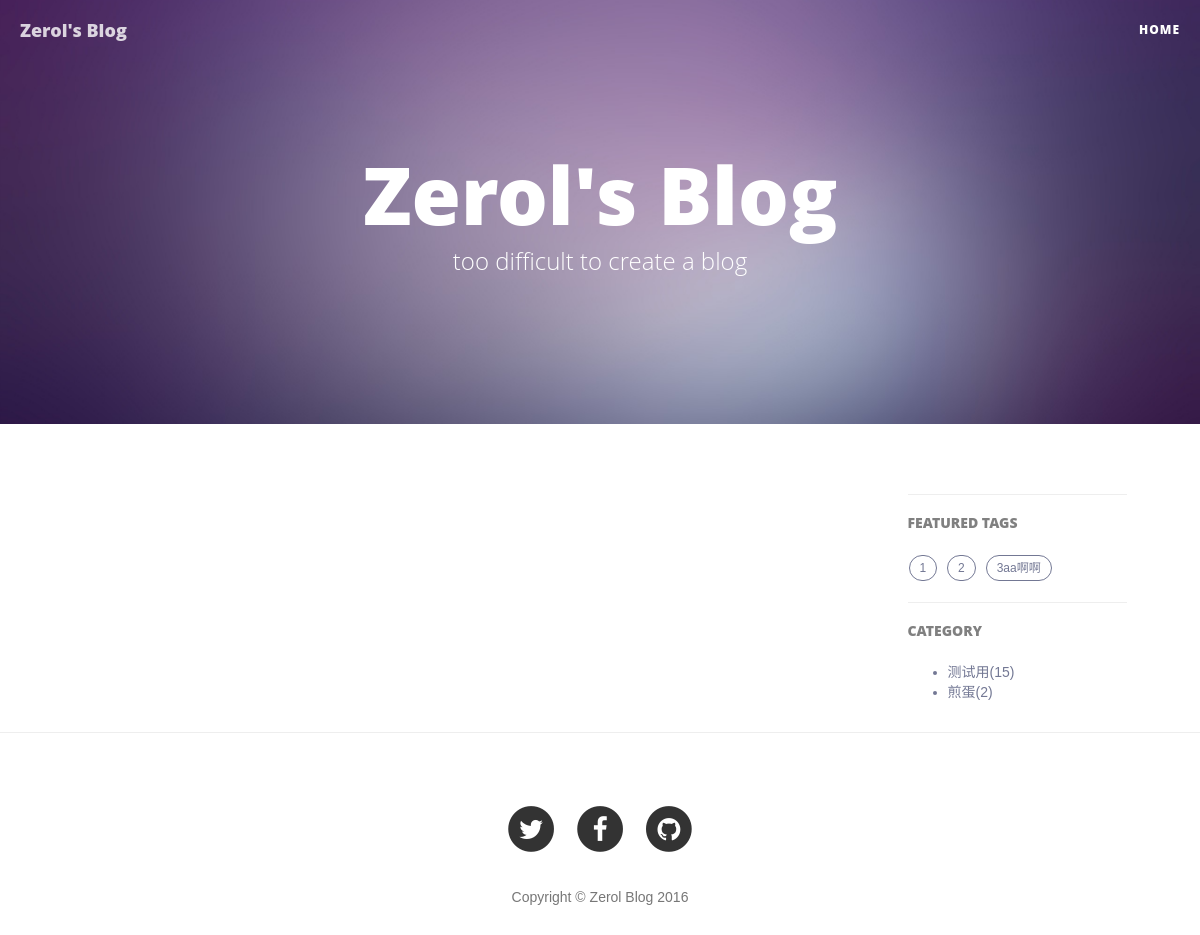
The page /blog/category/6/1 on the database as committed earlier.
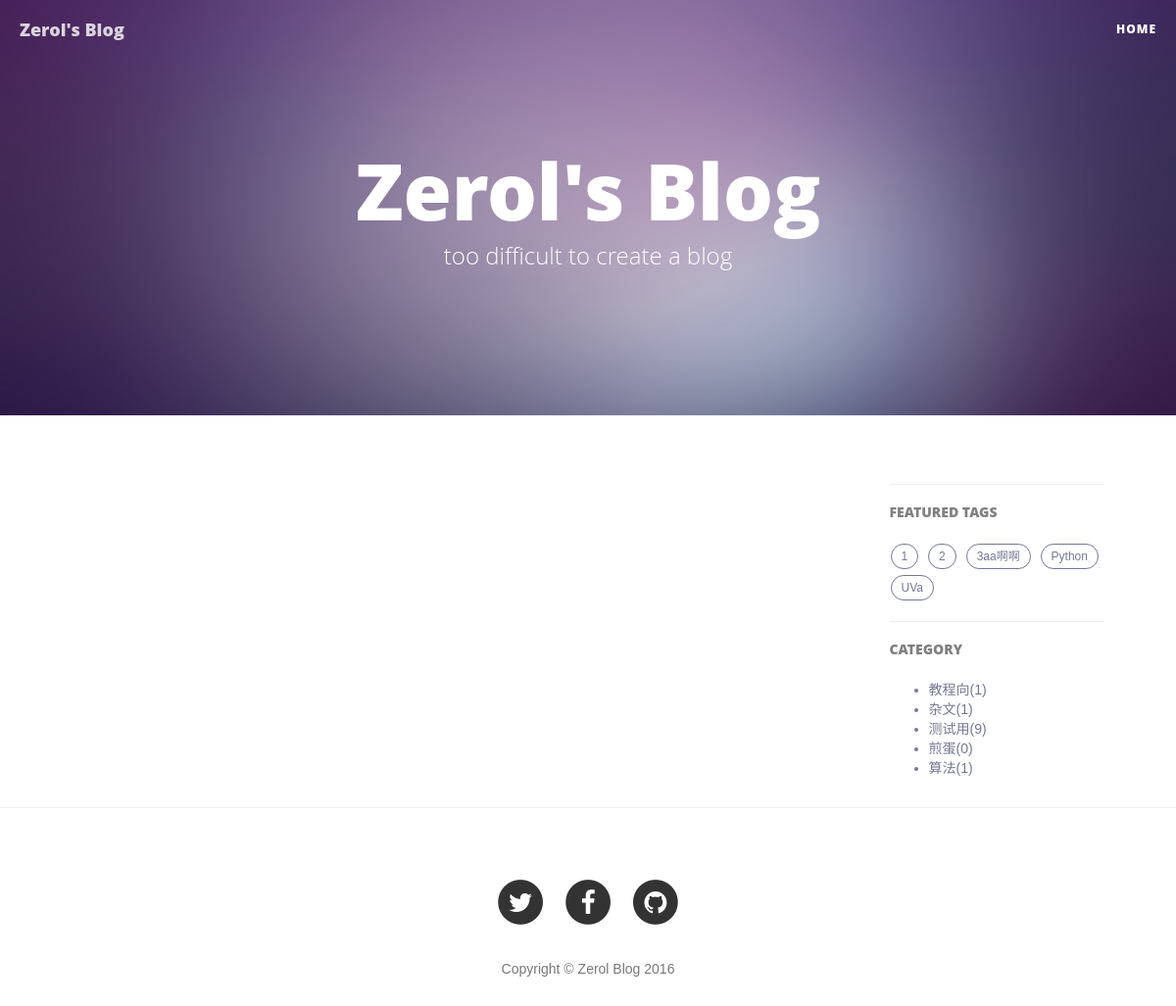
The same page on the database as committed later.
### blog/models.py (models this page shows, shortened)
class Tag(models.Model):
    name = models.CharField('标签名', max_length=20)
    created_time = models.DateTimeField('创建时间', auto_now_add=True)
    last_modified_time = models.DateTimeField('修改时间', auto_now=True)

class Category(models.Model):
    name = models.CharField('类名', max_length=20)
    created_time = models.DateTimeField('创建时间', auto_now_add=True)
    last_modified_time = models.DateTimeField('修改时间', auto_now=True)

### blog/views.py (the view)
# urls.py: url(r'^category/(?P<category_id>\d+)/(?P<page>\d+)$', views.CategoryView.as_view(), name='category'),
class CategoryView(ListView):
    template_name = "index.html"
    context_object_name = "article_list"
    paginate_by = 7
    def get_queryset(self):
        article_list = Article.objects.filter(status='p', category=self.kwargs['category_id'])
        for article in article_list:
            article.body = markdown2.markdown(article.body, extras=['fenced-code-blocks'])
        return article_list
    def get_context_data(self, **kwargs):
        kwargs['category_list'] = Category.objects.all().order_by('name')
        kwargs['tag_list'] = Tag.objects.all().order_by('name')
        return super(CategoryView, self).get_context_data(**kwargs)

### templates/index.html (shortened to what this page needs)
{% extends 'base-index.html' %}
{% block tags %}
    {% for tag in tag_list %}
        <a href="{% url 'blog:tag' tag.pk 1 %}" title="{{ tag.name }}">
            {{ tag.name }}
        </a>
    {% endfor %}
{% endblock %}
{% block category %}
    <ul>
        {% for category in category_list %}
            <li>
                <a href="{% url 'blog:category' category.pk 1 %}" title="{{ category.name }}">
                    {{ category.name }}({{ category.article_set.count }})
                </a>
            </li>
        {% endfor %}
    </ul>
{% endblock %}

### templates/base-index.html (shortened to what this page needs)
{% extends 'base.html' %}
{% load staticfiles %}
{% block body %}
    <header class="intro-header" style="background-image: url('{% static 'img/home-bg.jpg' %}')">
        <div class="container">
            <div class="row">
                <div class="col-lg-8 col-lg-offset-2 col-md-10 col-md-offset-1">
                    <div class="site-heading">
                        <h1>Zerol's Blog</h1>
                        <span class="subheading">too difficult to create a blog</span>
                    </div>
                </div>
            </div>
        </div>
    </header>
    <div class="container">
        <div class="row">
    		<div class="
                col-lg-8 col-lg-offset-1
                col-md-8 col-md-offset-1
                col-sm-12
                col-xs-12
                post-container
            ">
            </div>
            <div class="
                col-lg-3 col-lg-offset-0
                col-md-3 col-md-offset-0
                col-sm-12
                col-xs-12
                sidebar-container
            ">
                <section>
                    <hr class="hidden-sm hidden-xs">
                    <h5>FEATURED TAGS</h5>
                    <div class="tags">
                        {% block tags %}{% endblock %}
                    </div>
                    <hr class="hidden-sm hidden-xs">
                    <h5>CATEGORY</h5>
                    <div>
                        {% block category %}{% endblock %}
                    </div>
                </section>
    		</div>
        </div>
    </div>
    <hr>
{% endblock %}

### templates/base.html (shortened to what this page needs)
{% load staticfiles %}
<!DOCTYPE html>
<html lang="zh-cn">
<head>
    <link href="{% static 'vendor/bootstrap/css/bootstrap.min.css' %}" rel="stylesheet">
    <link href="{% static 'css/clean-blog.min.css' %}" rel="stylesheet">
    <link href="{% static 'vendor/font-awesome/css/font-awesome.min.css' %}" rel="stylesheet" type="text/css">
    <link href="{% static 'css/highlight.css' %}" rel="stylesheet">
</head>
<body>
    <nav class="navbar navbar-default navbar-custom navbar-fixed-top">
        <div class="container-fluid">
            <div class="navbar-header page-scroll">
                <a class="navbar-brand" href="index.html">Zerol's Blog</a>
            </div>
            <div class="collapse navbar-collapse" id="bs-example-navbar-collapse-1">
                <ul class="nav navbar-nav navbar-right">
                    <li>
                        <a href="{% url 'blog:index' %}">Home</a>
                    </li>
                </ul>
            </div>
        </div>
    </nav>
    {% block body %}{% endblock %}
    <footer>
        <div class="container">
            <div class="row">
                <div class="col-lg-8 col-lg-offset-2 col-md-10 col-md-offset-1">
                    <ul class="list-inline text-center">
                        <li>
                            <a href="#">
                                <span class="fa-stack fa-lg">
                                    <i class="fa fa-circle fa-stack-2x"></i>
                                    <i class="fa fa-twitter fa-stack-1x fa-inverse"></i>
                                </span>
                            </a>
                        </li>
                        <li>
                            <a href="#">
                                <span class="fa-stack fa-lg">
                                    <i class="fa fa-circle fa-stack-2x"></i>
                                    <i class="fa fa-facebook fa-stack-1x fa-inverse"></i>
                                </span>
                            </a>
                        </li>
                        <li>
                            <a href="#">
                                <span class="fa-stack fa-lg">
                                    <i class="fa fa-circle fa-stack-2x"></i>
                                    <i class="fa fa-github fa-stack-1x fa-inverse"></i>
                                </span>
                            </a>
                        </li>
                    </ul>
                    <p class="copyright text-muted">Copyright &copy; Zerol Blog 2016</p>
                </div>
            </div>
        </div>
    </footer>
</body>
</html>

### templates/base.html (style rules this page uses)
body { font-family:"Microsoft YaHei",Arial,Helvetica,sans-serif,"宋体"; }

Rows that differ between the two databases and show on the page:
added Tag: name "Python"
added Tag: name "UVa"
added Category: name "教程向", article_set.count "1"
added Category: name "杂文", article_set.count "1"
computed for Category "测试用": article_set.count "15" → "9"
computed for Category "煎蛋": article_set.count "2" → "0"
added Category: name "算法", article_set.count "1"
